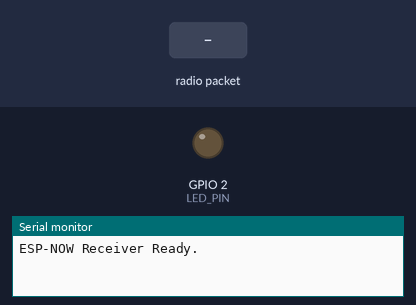
The program below on a simulated ESP32. On the bench: output pins drawn as LEDs (lit = HIGH), the last lines printed to the serial monitor. The inputs (shaded band) are chosen by the test bench.

Above: at 1.2 s.
1.3 s: radio packet "ON" arrives
At 2.5 s:
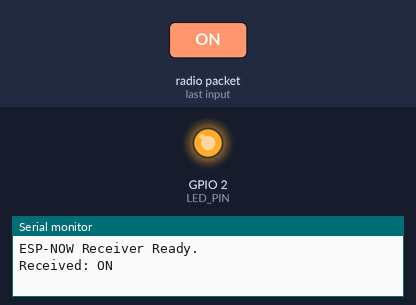
2.8 s: radio packet "OFF" arrives
At 3.8 s:
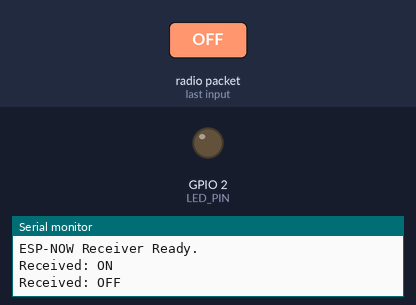
Timing chart, 0 to 5.8 s (numbered marks = the images above; inputs shaded):
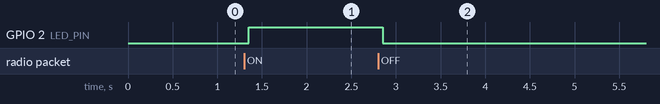

Measured:
- after the input at 1.3 s, GPIO 2 (LED_PIN): LOW → HIGH after 0.05 s
- after the input at 2.8 s, GPIO 2 (LED_PIN): HIGH → LOW after 0.05 s

The program:

main.cpp
```cpp
#include <Arduino.h>
#include <WiFi.h>
#include <esp_now.h>

#define LED_PIN 2  // Use GPIO 2 (or change if needed)

void OnDataRecv(const uint8_t * mac, const uint8_t *incomingData, int len) {
  String msg = "";
  for(int i=0; i<len; i++) {
    msg += (char)incomingData[i];
  }

  Serial.println("Received: " + msg);

  if (msg == "ON") {
    digitalWrite(LED_PIN, HIGH); // Turn LED ON
  } else if (msg == "OFF") {
    digitalWrite(LED_PIN, LOW);  // Turn LED OFF
  }
}

void setup() {
  Serial.begin(115200);
  pinMode(LED_PIN, OUTPUT);

  WiFi.mode(WIFI_STA);
  WiFi.disconnect();

  if (esp_now_init() != ESP_OK) {
    Serial.println("ESP-NOW init failed");
    return;
  }

  esp_now_register_recv_cb(OnDataRecv);
  Serial.println("ESP-NOW Receiver Ready.");
}

void loop() {
  // Nothing needed here
}
```
